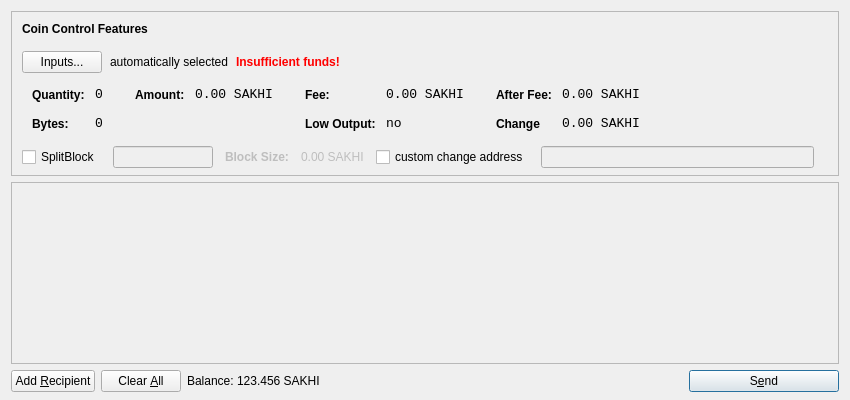
<?xml version="1.0" encoding="UTF-8"?>
<ui version="4.0">
 <class>SendCoinsDialog</class>
 <widget class="QDialog" name="SendCoinsDialog">
  <property name="geometry">
   <rect>
    <x>0</x>
    <y>0</y>
    <width>850</width>
    <height>400</height>
   </rect>
  </property>
  <property name="windowTitle">
   <string>Send Coins</string>
  </property>
  <layout class="QVBoxLayout" name="verticalLayout" stretch="0,1,0">
   <property name="bottomMargin">
    <number>8</number>
   </property>
   <item>
    <widget class="QFrame" name="frameCoinControl">
     <property name="sizePolicy">
      <sizepolicy hsizetype="Expanding" vsizetype="Expanding">
       <horstretch>0</horstretch>
       <verstretch>0</verstretch>
      </sizepolicy>
     </property>
     <property name="maximumSize">
      <size>
       <width>16777215</width>
       <height>16777215</height>
      </size>
     </property>
     <property name="frameShape">
      <enum>QFrame::StyledPanel</enum>
     </property>
     <property name="frameShadow">
      <enum>QFrame::Sunken</enum>
     </property>
     <layout class="QVBoxLayout" name="verticalLayoutCoinControl2">
      <property name="spacing">
       <number>-1</number>
      </property>
      <property name="leftMargin">
       <number>0</number>
      </property>
      <property name="topMargin">
       <number>0</number>
      </property>
      <property name="rightMargin">
       <number>0</number>
      </property>
      <property name="bottomMargin">
       <number>6</number>
      </property>
      <item>
       <layout class="QVBoxLayout" name="verticalLayoutCoinControl" stretch="0,0,0,0,1">
        <property name="spacing">
         <number>0</number>
        </property>
        <property name="leftMargin">
         <number>10</number>
        </property>
        <property name="topMargin">
         <number>10</number>
        </property>
        <item>
         <layout class="QHBoxLayout" name="horizontalLayoutCoinControl1">
          <property name="bottomMargin">
           <number>15</number>
          </property>
          <item>
           <widget class="QLabel" name="labelCoinControlFeatures">
            <property name="sizePolicy">
             <sizepolicy hsizetype="Preferred" vsizetype="Maximum">
              <horstretch>0</horstretch>
              <verstretch>0</verstretch>
             </sizepolicy>
            </property>
            <property name="font">
             <font>
              <weight>75</weight>
              <bold>true</bold>
             </font>
            </property>
            <property name="styleSheet">
             <string notr="true">font-weight:bold;</string>
            </property>
            <property name="text">
             <string>Coin Control Features</string>
            </property>
           </widget>
          </item>
         </layout>
        </item>
        <item>
         <layout class="QHBoxLayout" name="horizontalLayoutCoinControl2" stretch="0,0,0,0">
          <property name="spacing">
           <number>8</number>
          </property>
          <property name="bottomMargin">
           <number>10</number>
          </property>
          <item>
           <widget class="QPushButton" name="pushButtonCoinControl">
            <property name="styleSheet">
             <string notr="true"/>
            </property>
            <property name="text">
             <string>Inputs...</string>
            </property>
           </widget>
          </item>
          <item>
           <widget class="QLabel" name="labelCoinControlAutomaticallySelected">
            <property name="text">
             <string>automatically selected</string>
            </property>
            <property name="margin">
             <number>5</number>
            </property>
           </widget>
          </item>
          <item>
           <widget class="QLabel" name="labelCoinControlInsuffFunds">
            <property name="font">
             <font>
              <weight>75</weight>
              <bold>true</bold>
             </font>
            </property>
            <property name="styleSheet">
             <string notr="true">color:red;font-weight:bold;</string>
            </property>
            <property name="text">
             <string>Insufficient funds!</string>
            </property>
            <property name="margin">
             <number>5</number>
            </property>
           </widget>
          </item>
          <item>
           <spacer name="horizontalSpacerCoinControl">
            <property name="orientation">
             <enum>Qt::Horizontal</enum>
            </property>
            <property name="sizeHint" stdset="0">
             <size>
              <width>40</width>
              <height>1</height>
             </size>
            </property>
           </spacer>
          </item>
         </layout>
        </item>
        <item>
         <widget class="QWidget" name="widgetCoinControl" native="true">
          <property name="sizePolicy">
           <sizepolicy hsizetype="Preferred" vsizetype="Preferred">
            <horstretch>0</horstretch>
            <verstretch>0</verstretch>
           </sizepolicy>
          </property>
          <property name="minimumSize">
           <size>
            <width>0</width>
            <height>0</height>
           </size>
          </property>
          <property name="styleSheet">
           <string notr="true"/>
          </property>
          <layout class="QHBoxLayout" name="horizontalLayoutCoinControl5">
           <property name="margin">
            <number>0</number>
           </property>
           <item>
            <layout class="QHBoxLayout" name="horizontalLayoutCoinControl3" stretch="0,0,0,1">
             <property name="spacing">
              <number>20</number>
             </property>
             <property name="topMargin">
              <number>0</number>
             </property>
             <property name="bottomMargin">
              <number>10</number>
             </property>
             <item>
              <layout class="QFormLayout" name="formLayoutCoinControl1">
               <property name="horizontalSpacing">
                <number>10</number>
               </property>
               <property name="verticalSpacing">
                <number>14</number>
               </property>
               <property name="leftMargin">
                <number>10</number>
               </property>
               <property name="topMargin">
                <number>4</number>
               </property>
               <property name="rightMargin">
                <number>6</number>
               </property>
               <item row="0" column="0">
                <widget class="QLabel" name="labelCoinControlQuantityText">
                 <property name="styleSheet">
                  <string notr="true">font-weight:bold;</string>
                 </property>
                 <property name="text">
                  <string>Quantity:</string>
                 </property>
                 <property name="margin">
                  <number>0</number>
                 </property>
                </widget>
               </item>
               <item row="0" column="1">
                <widget class="QLabel" name="labelCoinControlQuantity">
                 <property name="font">
                  <font>
                   <family>Monospace</family>
                   <pointsize>10</pointsize>
                  </font>
                 </property>
                 <property name="cursor">
                  <cursorShape>IBeamCursor</cursorShape>
                 </property>
                 <property name="contextMenuPolicy">
                  <enum>Qt::ActionsContextMenu</enum>
                 </property>
                 <property name="text">
                  <string>0</string>
                 </property>
                 <property name="margin">
                  <number>0</number>
                 </property>
                 <property name="textInteractionFlags">
                  <set>Qt::LinksAccessibleByMouse|Qt::TextSelectableByKeyboard|Qt::TextSelectableByMouse</set>
                 </property>
                </widget>
               </item>
               <item row="1" column="0">
                <widget class="QLabel" name="labelCoinControlBytesText">
                 <property name="styleSheet">
                  <string notr="true">font-weight:bold;</string>
                 </property>
                 <property name="text">
                  <string>Bytes:</string>
                 </property>
                </widget>
               </item>
               <item row="1" column="1">
                <widget class="QLabel" name="labelCoinControlBytes">
                 <property name="font">
                  <font>
                   <family>Monospace</family>
                   <pointsize>10</pointsize>
                  </font>
                 </property>
                 <property name="cursor">
                  <cursorShape>IBeamCursor</cursorShape>
                 </property>
                 <property name="contextMenuPolicy">
                  <enum>Qt::ActionsContextMenu</enum>
                 </property>
                 <property name="text">
                  <string>0</string>
                 </property>
                 <property name="textInteractionFlags">
                  <set>Qt::LinksAccessibleByMouse|Qt::TextSelectableByKeyboard|Qt::TextSelectableByMouse</set>
                 </property>
                </widget>
               </item>
              </layout>
             </item>
             <item>
              <layout class="QFormLayout" name="formLayoutCoinControl2">
               <property name="horizontalSpacing">
                <number>10</number>
               </property>
               <property name="verticalSpacing">
                <number>14</number>
               </property>
               <property name="leftMargin">
                <number>6</number>
               </property>
               <property name="topMargin">
                <number>4</number>
               </property>
               <property name="rightMargin">
                <number>6</number>
               </property>
               <item row="0" column="0">
                <widget class="QLabel" name="labelCoinControlAmountText">
                 <property name="styleSheet">
                  <string notr="true">font-weight:bold;</string>
                 </property>
                 <property name="text">
                  <string>Amount:</string>
                 </property>
                 <property name="margin">
                  <number>0</number>
                 </property>
                </widget>
               </item>
               <item row="0" column="1">
                <widget class="QLabel" name="labelCoinControlAmount">
                 <property name="font">
                  <font>
                   <family>Monospace</family>
                   <pointsize>10</pointsize>
                  </font>
                 </property>
                 <property name="cursor">
                  <cursorShape>IBeamCursor</cursorShape>
                 </property>
                 <property name="contextMenuPolicy">
                  <enum>Qt::ActionsContextMenu</enum>
                 </property>
                 <property name="text">
                  <string notr="true">0.00 SAKHI</string>
                 </property>
                 <property name="textInteractionFlags">
                  <set>Qt::LinksAccessibleByMouse|Qt::TextSelectableByKeyboard|Qt::TextSelectableByMouse</set>
                 </property>
                </widget>
               </item>
              </layout>
             </item>
             <item>
              <layout class="QFormLayout" name="formLayoutCoinControl3">
               <property name="horizontalSpacing">
                <number>10</number>
               </property>
               <property name="verticalSpacing">
                <number>14</number>
               </property>
               <property name="leftMargin">
                <number>6</number>
               </property>
               <property name="topMargin">
                <number>4</number>
               </property>
               <property name="rightMargin">
                <number>6</number>
               </property>
               <item row="0" column="0">
                <widget class="QLabel" name="labelCoinControlFeeText">
                 <property name="styleSheet">
                  <string notr="true">font-weight:bold;</string>
                 </property>
                 <property name="text">
                  <string>Fee:</string>
                 </property>
                 <property name="margin">
                  <number>0</number>
                 </property>
                </widget>
               </item>
               <item row="0" column="1">
                <widget class="QLabel" name="labelCoinControlFee">
                 <property name="font">
                  <font>
                   <family>Monospace</family>
                   <pointsize>10</pointsize>
                  </font>
                 </property>
                 <property name="cursor">
                  <cursorShape>IBeamCursor</cursorShape>
                 </property>
                 <property name="contextMenuPolicy">
                  <enum>Qt::ActionsContextMenu</enum>
                 </property>
                 <property name="text">
                  <string notr="true">0.00 SAKHI</string>
                 </property>
                 <property name="textInteractionFlags">
                  <set>Qt::LinksAccessibleByMouse|Qt::TextSelectableByKeyboard|Qt::TextSelectableByMouse</set>
                 </property>
                </widget>
               </item>
               <item row="1" column="0">
                <widget class="QLabel" name="labelCoinControlLowOutputText">
                 <property name="styleSheet">
                  <string notr="true">font-weight:bold;</string>
                 </property>
                 <property name="text">
                  <string>Low Output:</string>
                 </property>
                </widget>
               </item>
               <item row="1" column="1">
                <widget class="QLabel" name="labelCoinControlLowOutput">
                 <property name="font">
                  <font>
                   <family>Monospace</family>
                   <pointsize>10</pointsize>
                  </font>
                 </property>
                 <property name="cursor">
                  <cursorShape>IBeamCursor</cursorShape>
                 </property>
                 <property name="contextMenuPolicy">
                  <enum>Qt::ActionsContextMenu</enum>
                 </property>
                 <property name="text">
                  <string>no</string>
                 </property>
                 <property name="textInteractionFlags">
                  <set>Qt::LinksAccessibleByMouse|Qt::TextSelectableByKeyboard|Qt::TextSelectableByMouse</set>
                 </property>
                </widget>
               </item>
              </layout>
             </item>
             <item>
              <layout class="QFormLayout" name="formLayoutCoinControl4">
               <property name="horizontalSpacing">
                <number>10</number>
               </property>
               <property name="verticalSpacing">
                <number>14</number>
               </property>
               <property name="leftMargin">
                <number>6</number>
               </property>
               <property name="topMargin">
                <number>4</number>
               </property>
               <property name="rightMargin">
                <number>6</number>
               </property>
               <item row="0" column="0">
                <widget class="QLabel" name="labelCoinControlAfterFeeText">
                 <property name="styleSheet">
                  <string notr="true">font-weight:bold;</string>
                 </property>
                 <property name="text">
                  <string>After Fee:</string>
                 </property>
                 <property name="margin">
                  <number>0</number>
                 </property>
                </widget>
               </item>
               <item row="0" column="1">
                <widget class="QLabel" name="labelCoinControlAfterFee">
                 <property name="font">
                  <font>
                   <family>Monospace</family>
                   <pointsize>10</pointsize>
                  </font>
                 </property>
                 <property name="cursor">
                  <cursorShape>IBeamCursor</cursorShape>
                 </property>
                 <property name="contextMenuPolicy">
                  <enum>Qt::ActionsContextMenu</enum>
                 </property>
                 <property name="text">
                  <string notr="true">0.00 SAKHI</string>
                 </property>
                 <property name="textInteractionFlags">
                  <set>Qt::LinksAccessibleByMouse|Qt::TextSelectableByKeyboard|Qt::TextSelectableByMouse</set>
                 </property>
                </widget>
               </item>
               <item row="1" column="0">
                <widget class="QLabel" name="labelCoinControlChangeText">
                 <property name="styleSheet">
                  <string notr="true">font-weight:bold;</string>
                 </property>
                 <property name="text">
                  <string>Change</string>
                 </property>
                </widget>
               </item>
               <item row="1" column="1">
                <widget class="QLabel" name="labelCoinControlChange">
                 <property name="font">
                  <font>
                   <family>Monospace</family>
                   <pointsize>10</pointsize>
                  </font>
                 </property>
                 <property name="cursor">
                  <cursorShape>IBeamCursor</cursorShape>
                 </property>
                 <property name="contextMenuPolicy">
                  <enum>Qt::ActionsContextMenu</enum>
                 </property>
                 <property name="text">
                  <string notr="true">0.00 SAKHI</string>
                 </property>
                 <property name="textInteractionFlags">
                  <set>Qt::LinksAccessibleByMouse|Qt::TextSelectableByKeyboard|Qt::TextSelectableByMouse</set>
                 </property>
                </widget>
               </item>
              </layout>
             </item>
            </layout>
           </item>
          </layout>
         </widget>
        </item>
        <item>
         <layout class="QHBoxLayout" name="horizontalLayoutCoinControl4" stretch="0,0,0">
          <property name="spacing">
           <number>12</number>
          </property>
          <property name="sizeConstraint">
           <enum>QLayout::SetDefaultConstraint</enum>
          </property>
          <property name="topMargin">
           <number>5</number>
          </property>
          <property name="rightMargin">
           <number>5</number>
          </property>
          <item>
            <widget class="QCheckBox" name="splitBlockCheckBox">
              <property name="text">
                <string>SplitBlock</string>
              </property>
            </widget>
          </item>
          <item>
            <widget class="QLineEdit" name="splitBlockLineEdit">
              <property name="enabled">
                <bool>false</bool>
              </property>
              <property name="sizePolicy">
                <sizepolicy hsizetype="Fixed" vsizetype="Fixed">
                  <horstretch>0</horstretch>
                  <verstretch>0</verstretch>
                </sizepolicy>
              </property>
              <property name="maximumSize">
                <size>
                  <width>100</width>
                  <height>16777215</height>
                </size>
              </property>
            </widget>
          </item>
          <item>
            <widget class="QLabel" name="labelBlockSizeText">
              <property name="enabled">
                <bool>false</bool>
              </property>
              <property name="font">
                <font>
                  <weight>75</weight>
                  <bold>true</bold>
                </font>
              </property>
              <property name="text">
                <string>Block Size:</string>
              </property>
            </widget>
          </item>
          <item>
            <widget class="QLabel" name="labelBlockSize">
              <property name="enabled">
                <bool>false</bool>
              </property>
              <property name="text">
                <string>0.00 SAKHI</string>
              </property>
            </widget>
          </item>
          <item>
           <widget class="QCheckBox" name="checkBoxCoinControlChange">
            <property name="text">
             <string>custom change address</string>
            </property>
           </widget>
          </item>
          <item>
           <widget class="QLineEdit" name="lineEditCoinControlChange">
            <property name="enabled">
             <bool>false</bool>
            </property>
            <property name="sizePolicy">
             <sizepolicy hsizetype="Expanding" vsizetype="Fixed">
              <horstretch>0</horstretch>
              <verstretch>0</verstretch>
             </sizepolicy>
            </property>
           </widget>
          </item>
          <item>
           <widget class="QLabel" name="labelCoinControlChangeLabel">
            <property name="sizePolicy">
             <sizepolicy hsizetype="Preferred" vsizetype="Expanding">
              <horstretch>0</horstretch>
              <verstretch>0</verstretch>
             </sizepolicy>
            </property>
            <property name="minimumSize">
             <size>
              <width>0</width>
              <height>0</height>
             </size>
            </property>
            <property name="text">
             <string/>
            </property>
            <property name="margin">
             <number>3</number>
            </property>
           </widget>
          </item>
         </layout>
        </item>
        <item>
         <spacer name="verticalSpacerCoinControl">
          <property name="orientation">
           <enum>Qt::Vertical</enum>
          </property>
          <property name="sizeHint" stdset="0">
           <size>
            <width>800</width>
            <height>1</height>
           </size>
          </property>
         </spacer>
        </item>
       </layout>
      </item>
     </layout>
    </widget>
   </item>
   <item>
    <widget class="QScrollArea" name="scrollArea">
     <property name="widgetResizable">
      <bool>true</bool>
     </property>
     <widget class="QWidget" name="scrollAreaWidgetContents">
      <property name="geometry">
       <rect>
        <x>0</x>
        <y>0</y>
        <width>830</width>
        <height>165</height>
       </rect>
      </property>
      <layout class="QVBoxLayout" name="verticalLayout_2">
       <property name="margin">
        <number>0</number>
       </property>
       <item>
        <layout class="QVBoxLayout" name="entries">
         <property name="spacing">
          <number>6</number>
         </property>
        </layout>
       </item>
       <item>
        <spacer name="verticalSpacer">
         <property name="orientation">
          <enum>Qt::Vertical</enum>
         </property>
         <property name="sizeHint" stdset="0">
          <size>
           <width>20</width>
           <height>40</height>
          </size>
         </property>
        </spacer>
       </item>
      </layout>
     </widget>
    </widget>
   </item>
   <item>
    <layout class="QHBoxLayout" name="horizontalLayout">
     <item>
      <widget class="QPushButton" name="addButton">
       <property name="toolTip">
        <string>Send to multiple recipients at once</string>
       </property>
       <property name="text">
        <string>Add &amp;Recipient</string>
       </property>
       <property name="autoDefault">
        <bool>false</bool>
       </property>
      </widget>
     </item>
     <item>
      <widget class="QPushButton" name="clearButton">
       <property name="sizePolicy">
        <sizepolicy hsizetype="Minimum" vsizetype="Fixed">
         <horstretch>0</horstretch>
         <verstretch>0</verstretch>
        </sizepolicy>
       </property>
       <property name="toolTip">
        <string>Remove all transaction fields</string>
       </property>
       <property name="text">
        <string>Clear &amp;All</string>
       </property>
       <property name="autoRepeatDelay">
        <number>300</number>
       </property>
       <property name="autoDefault">
        <bool>false</bool>
       </property>
      </widget>
     </item>
     <item>
      <layout class="QHBoxLayout" name="horizontalLayout_2">
       <property name="spacing">
        <number>3</number>
       </property>
       <item>
        <widget class="QLabel" name="label">
         <property name="sizePolicy">
          <sizepolicy hsizetype="Preferred" vsizetype="Fixed">
           <horstretch>0</horstretch>
           <verstretch>0</verstretch>
          </sizepolicy>
         </property>
         <property name="text">
          <string>Balance:</string>
         </property>
        </widget>
       </item>
       <item>
        <widget class="QLabel" name="labelBalance">
         <property name="sizePolicy">
          <sizepolicy hsizetype="Preferred" vsizetype="Fixed">
           <horstretch>0</horstretch>
           <verstretch>0</verstretch>
          </sizepolicy>
         </property>
         <property name="cursor">
          <cursorShape>IBeamCursor</cursorShape>
         </property>
         <property name="text">
          <string notr="true">123.456 SAKHI</string>
         </property>
         <property name="textInteractionFlags">
          <set>Qt::LinksAccessibleByMouse|Qt::TextSelectableByKeyboard|Qt::TextSelectableByMouse</set>
         </property>
        </widget>
       </item>
      </layout>
     </item>
     <item>
      <spacer name="horizontalSpacer">
       <property name="orientation">
        <enum>Qt::Horizontal</enum>
       </property>
       <property name="sizeHint" stdset="0">
        <size>
         <width>40</width>
         <height>20</height>
        </size>
       </property>
      </spacer>
     </item>
     <item>
      <widget class="QPushButton" name="sendButton">
       <property name="minimumSize">
        <size>
         <width>150</width>
         <height>0</height>
        </size>
       </property>
       <property name="toolTip">
        <string>Confirm the send action</string>
       </property>
       <property name="text">
        <string>S&amp;end</string>
       </property>
       <property name="icon">
        <iconset resource="../bitcoin.qrc">
         <normaloff>:/icons/send</normaloff>:/icons/send</iconset>
       </property>
       <property name="default">
        <bool>true</bool>
       </property>
      </widget>
     </item>
    </layout>
   </item>
  </layout>
 </widget>
 <resources>
  <include location="../bitcoin.qrc"/>
 </resources>
 <connections/>
</ui>
